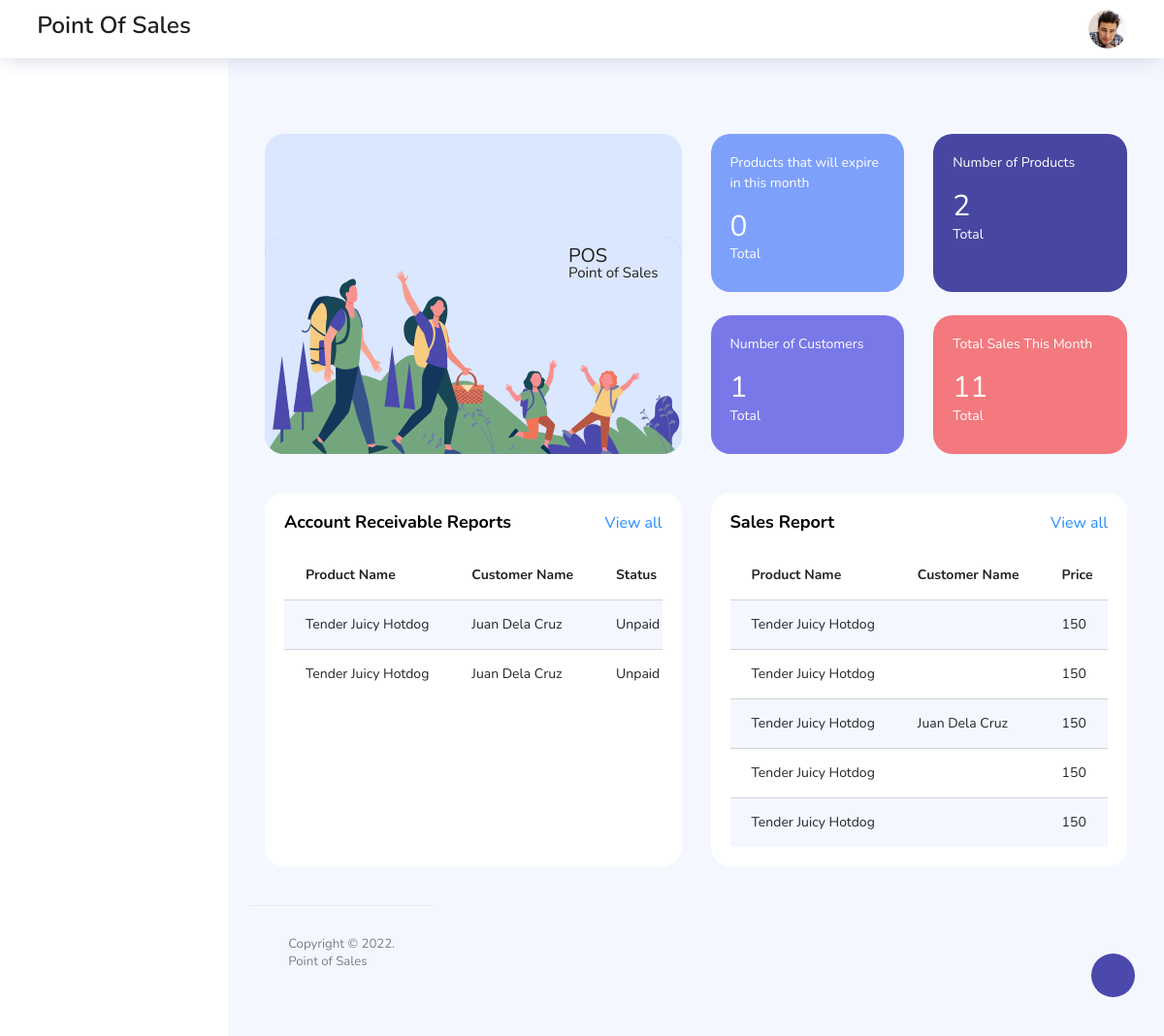
/index.php/client/dashboard, run on the app's committed database.
### tables this page shows
CREATE TABLE `purchases` (
  `id` tinyint(4) NOT NULL,
  `product_id` tinyint(4) NOT NULL,
  `purchase_quantity` int(11) NOT NULL,
  `payment_method_id` tinyint(4) NOT NULL,
  `payment_status_id` tinyint(4) NOT NULL,
  `customer_id` tinyint(4) NOT NULL,
  `purchase_price` int(11) NOT NULL,
  `is_deleted` tinyint(4) NOT NULL DEFAULT 0,
  `created_at` timestamp NOT NULL DEFAULT current_timestamp() ON UPDATE current_timestamp()
);

CREATE TABLE `products` (
  `id` smallint(6) NOT NULL,
  `product_name` varchar(100) NOT NULL,
  `supplier_id` smallint(6) NOT NULL,
  `product_price` int(22) NOT NULL,
  `expiry_date` date NOT NULL,
  `qty` varchar(10) NOT NULL,
  `image` varchar(100) NOT NULL,
  `is_deleted` tinyint(4) NOT NULL DEFAULT 0,
  `created_at` timestamp NOT NULL DEFAULT current_timestamp() ON UPDATE current_timestamp()
);

CREATE TABLE `customers` (
  `id` tinyint(4) NOT NULL,
  `customer_name` varchar(50) NOT NULL,
  `contact_number` varchar(20) NOT NULL,
  `address` varchar(50) NOT NULL,
  `is_deleted` tinyint(4) NOT NULL,
  `created_at` timestamp NOT NULL DEFAULT current_timestamp() ON UPDATE current_timestamp()
);

CREATE TABLE `payment_status` (
  `id` tinyint(4) NOT NULL,
  `status` varchar(10) NOT NULL
);

### application/controllers/Client.php (called while the page is built, shortened)
<?php
class Client extends CI_Controller
{
	function __construct()
	{
		$this->load->helper('html');
		$this->load->helper('url');
		$this->load->helper('text');
		$this->load->helper('file');
		$this->load->library('session');
		$this->load->library('pagination');
		$this->load->library('form_validation');
		$this->load->model('authmodel');
		$this->load->model('dashboardmodel');
		$this->load->model('productmodel');
		$this->load->model('customermodel');
		$this->load->model('suppliermodel');
		$this->load->model('salesmodel');
		$this->load->model('buyproductmodel');
	}
	public function dashboard()
	{
		$productscount = $this->dashboardmodel->getproductcount();
		$customerscount = $this->dashboardmodel->getcustomercount();
		$sales = $this->dashboardmodel->getsales();
		$salesreport = $this->dashboardmodel->allSales();
		$accountrecievablereports = $this->dashboardmodel->allARR();
		$product_to_expire = 0;
		$today = date('m');
		$sales_this_month = 0;
		foreach($sales as $sale) {
			$month_sales = date('m', strtotime($sale['created_at']));
			if($month_sales == $today) {
				$sales_this_month += 1;
			}
		}
		$data = array();
		$data['accountrecievablereports'] = $accountrecievablereports;
		$data['salesreport'] = $salesreport;
		$data['product_to_expire'] = $product_to_expire;
		$data['productscount'] = $productscount;
		$data['customerscount'] = $customerscount;
		$data['sales_this_month'] = $sales_this_month;
		$this->load->view('dashboard', $data);
	}
}

### index.php (called while the page is built, shortened)
<?php
require_once BASEPATH.'core/CodeIgniter.php';

### application/models/Dashboardmodel.php (called while the page is built, shortened)
<?php
class Dashboardmodel extends CI_Model {
    function getproductcount() {
        $query = "SELECT *
        FROM products
        WHERE is_deleted = '0'";
        $rs = $this->db->query($query);
        $productscount = $rs->num_rows();
        return $productscount;
    }
    function getcustomercount() {
        $query = "SELECT *
        FROM customers
        WHERE is_deleted = '0'";
        $rs = $this->db->query($query);
        $customerscount = $rs->num_rows();
        return $customerscount;
    }
    function getsales() {
        $query = "SELECT *
        FROM purchases
        WHERE is_deleted = '0'";
        $rs = $this->db->query($query);
        $sales = $rs->result_array();
        return $sales;
    }
    function allSales(){
        $query = "SELECT purchases.id as purchase_id, purchases.*, suppliers.supplier_name, customers.customer_name, products.product_name, products.product_price
        FROM purchases
        LEFT JOIN products ON products.id = purchases.product_id
        LEFT JOIN suppliers ON suppliers.id = products.supplier_id
        LEFT JOIN customers ON customers.id = purchases.customer_id
        WHERE purchases.is_deleted = '0'
        AND purchases.is_deleted = '0'
        ORDER BY purchases.id DESC
        LIMIT 5";
        $rs = $this->db->query($query);
        $prod = $rs->result_array();
        return $prod;
    }
    function allARR(){
        $query = "SELECT purchases.id as purchase_id, purchases.*, customers.customer_name, products.product_name, products.product_price, payment_status.status as payment_status
        FROM purchases
        LEFT JOIN customers ON customers.id = purchases.customer_id
        LEFT JOIN products ON products.id = purchases.product_id
        LEFT JOIN payment_status ON payment_status.id = purchases.payment_status_id
        WHERE purchases.payment_status_id = '2'
        AND purchases.is_deleted = '0'
        ORDER BY purchases.id DESC
        LIMIT 5";
        $rs = $this->db->query($query);
        $prod = $rs->result_array();
        return $prod;
    }
}

### application/views/dashboard.php (the view, shortened to what this page needs)
<?php include 'part_top.php'; ?>
<div class="row">
</div>
<div class="row">
  <div class="col-md-6 grid-margin stretch-card">
    <div class="card tale-bg">
      <div class="card-people mt-auto">
        <img src="<?php echo base_url() ?>assets/images/dashboard/people.svg" alt="people">
        <div class="weather-info">
          <div class="d-flex">
            <div class="ml-2">
              <h4 class="location font-weight-normal">POS</h4>
              <h6 class="font-weight-normal">Point of Sales</h6>
            </div>
          </div>
        </div>
      </div>
    </div>
  </div>
  <div class="col-md-6 grid-margin transparent">
    <div class="row">
      <div class="col-md-6 mb-4 stretch-card transparent">
        <div class="card card-tale">
          <div class="card-body">
            <p class="mb-4">Products that will expire in this month</p>
            <p class="fs-30 mb-2"><?php echo $product_to_expire?></p>
            <p>Total</p>
          </div>
        </div>
      </div>
      <div class="col-md-6 mb-4 stretch-card transparent">
        <div class="card card-dark-blue">
          <div class="card-body">
            <p class="mb-4">Number of Products</p>
            <p class="fs-30 mb-2"><?php echo $productscount?></p>
            <p>Total</p>
          </div>
        </div>
      </div>
    </div>
    <div class="row">
      <div class="col-md-6 mb-4 mb-lg-0 stretch-card transparent">
        <div class="card card-light-blue">
          <div class="card-body">
            <p class="mb-4">Number of Customers</p>
            <p class="fs-30 mb-2"><?php echo $customerscount?></p>
            <p>Total</p>
          </div>
        </div>
      </div>
      <div class="col-md-6 stretch-card transparent">
        <div class="card card-light-danger">
          <div class="card-body">
            <p class="mb-4">Total Sales This Month</p>
            <p class="fs-30 mb-2"><?php echo $sales_this_month?></p>
            <p>Total</p>
          </div>
        </div>
      </div>
    </div>
  </div>
</div>
<div class="row">
  <div class="col-md-6 grid-margin stretch-card">
    <div class="card">
      <div class="card-body">
      <div class="d-flex justify-content-between">
          <p class="card-title">Account Receivable Reports</p>
          <a  href="<?php echo base_url() ?>index.php/client/arrlist" class="text-info">View all</a>
        </div>
        <div class="table-responsive">
        <table class="table table-striped" id="myTable">
          <thead>
            <tr>
              <th>Product Name</th>
              <th>Customer Name</th>
              <th>Status</th>
            </tr>
          </thead>
          <tbody id="myTable">
            <?php
            if (!empty($accountrecievablereports)) {
              foreach ($accountrecievablereports as $arr) : ?>
                <tr>
                  <td><?php echo $arr['product_name']; ?></td>
                  <td><?php echo $arr['customer_name']; ?></td>
                  <td><?php echo $arr['payment_status']; ?></td>
                </tr>
              <?php
              endforeach;
            } else { ?>
              <tr class="text-center">
                <td colspan="10">Filter to display data.</td>
              </tr>
            <?php
            } ?>
          </tbody>
        </table>
      </div>
      </div>
    </div>
  </div>
  <div class="col-md-6 grid-margin stretch-card">
    <div class="card">
      <div class="card-body">
        <div class="d-flex justify-content-between">
          <p class="card-title">Sales Report</p>
          <a  href="<?php echo base_url() ?>index.php/client/sales" class="text-info">View all</a>
        </div>
        <div class="table-responsive">
        <table class="table table-striped" id="myTable">
          <thead>
            <tr>
              <th>Product Name</th>
              <th>Customer Name</th>
              <th>Price</th>
            </tr>
          </thead>
          <tbody id="myTable">
            <?php
            if (!empty($salesreport)) {
              foreach ($salesreport as $sale) : ?>
                <tr>
                  <td><?php echo $sale['product_name']; ?></td>
                  <td><?php echo $sale['customer_name']; ?></td>
                  <td><?php echo $sale['product_price']; ?></td>
                </tr>
              <?php
              endforeach;
            } else { ?>
              <tr class="text-center">
                <td colspan="10">Filter to display data.</td>
              </tr>
            <?php
            } ?>
          </tbody>
        </table>
      </div>
      </div>
    </div>
  </div>
  <?php include 'part_bottom.php'; ?>

### application/views/part_top.php (shortened to what this page needs)
<!DOCTYPE html>
<html
  lang="en"
  class="light-style layout-menu-fixed"
  dir="ltr"
  data-theme="theme-default"
  data-assets-path="../assets/"
  data-template="vertical-menu-template-free"
>
  <head>
  <link rel="stylesheet" href="https://cdn.jsdelivr.net/npm/bootstrap-icons@1.3.0/font/bootstrap-icons.css">
  <link rel="stylesheet" href="https://cdnjs.cloudflare.com/ajax/libs/font-awesome/4.7.0/css/font-awesome.min.css">
  <link rel="stylesheet" href="<?php echo base_url()?>assets/vendors/feather/feather.css">
  <link rel="stylesheet" href="<?php echo base_url()?>assets/vendors/ti-icons/css/themify-icons.css">
  <link rel="stylesheet" href="<?php echo base_url()?>assets/vendors/css/vendor.bundle.base.css">
  <link rel="stylesheet" href="<?php echo base_url()?>assets/js/select.dataTables.min.css">
  <link rel="stylesheet" href="<?php echo base_url()?>assets/css/vertical-layout-light/style.css">
  <link rel="stylesheet" href="<?php echo base_url()?>assets/images/favicon.png">
</head>
<body>
  <div class="container-scroller">
    <nav class="navbar col-lg-12 col-12 p-0 fixed-top d-flex flex-row">
      <center><div class="text-center navbar-brand-wrapper d-flex align-items-center justify-content-center">
        <h3>Point Of Sales</h3>
      </div></center>
      <div class="navbar-menu-wrapper d-flex align-items-center justify-content-end">
        <ul class="navbar-nav navbar-nav-right">
          <li class="nav-item nav-profile dropdown">
            <a class="nav-link dropdown-toggle" href="#" data-toggle="dropdown" id="profileDropdown">
              <img src="<?php echo base_url()?>assets/images/faces/face28.jpg" alt="profile"/>
            </a>
          </li>
        </ul>
      </div>
    </nav>
    <div class="container-fluid page-body-wrapper">
      <div class="theme-setting-wrapper">
        <div id="settings-trigger"><i class="ti-settings"></i></div>
      </div>
        <?php include 'sidebar.php';?>

### application/views/sidebar.php (shortened to what this page needs)
<nav class="sidebar sidebar-offcanvas" id="sidebar">
</nav>
<div class="main-panel">
  <div class="content-wrapper">

### application/views/part_bottom.php (shortened to what this page needs)
        <footer class="footer">
          <div class="d-sm-flex justify-content-center justify-content-sm-between">
            <span class="text-muted text-center text-sm-left d-block d-sm-inline-block">Copyright © 2022.</span>
          </div>
          <div class="d-sm-flex justify-content-center justify-content-sm-between">
            <span class="text-muted text-center text-sm-left d-block d-sm-inline-block">Point of Sales</span>
          </div>
        </footer>
      </div>
    </div>
  </div>
</body>
</html>

### data on the page
purchases: product.product_name "Tender Juicy Hotdog", customer.customer_name "Juan Dela Cruz", payment_status.status "Unpaid", product.product_price "150"
purchases: product.product_name "Tender Juicy Hotdog", customer.customer_name "Juan Dela Cruz", payment_status.status "Unpaid"
purchases: product.product_name "Tender Juicy Hotdog", product.product_price "150"
purchases: product.product_name "Tender Juicy Hotdog", product.product_price "150"
purchases: product.product_name "Tender Juicy Hotdog", product.product_price "150"
purchases: product.product_name "Tender Juicy Hotdog", product.product_price "150"

### other printed values
$product_to_expire "0"
$productscount "2"
$customerscount "1"
$sales_this_month "11"
